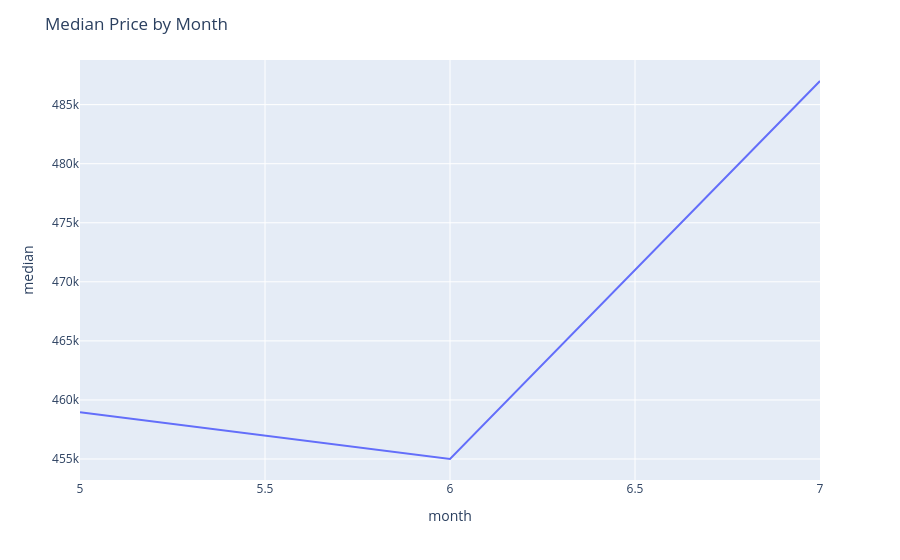

Notebook code for this chart:
### Code cell
## Line graph for median price by month
import plotly.express as px

fig = px.line(monthly.reset_index(), x='month', y='median')
fig.update_layout(title="Median Price by Month")
fig.show()

# Month 7 has the highest median price, followed by Month 5 and Month 6. This suggests that housing prices slightly increase toward mid-year.

### Figure 1 — Plotly figure (JSON) as saved in the notebook; plotly's stock layout.template omitted (floating-point values rounded to 4 significant figures)
{"data": [{"hovertemplate": "month=%{x}<br>median=%{y}<extra></extra>", "legendgroup": "", "line": {"color": "#636efa", "dash": "solid"}, "marker": {"symbol": "circle"}, "mode": "lines", "name": "", "orientation": "v", "showlegend": false, "type": "scatter", "x": [5, 6, 7], "xaxis": "x", "y": [459000.0, 455000.0, 487000.0], "yaxis": "y"}], "layout": {"legend": {"tracegroupgap": 0}, "margin": {"t": 60}, "title": {"text": "Median Price by Month"}, "xaxis": {"anchor": "y", "domain": [0, 1], "title": {"text": "month"}}, "yaxis": {"anchor": "x", "domain": [0, 1], "title": {"text": "median"}}}}
